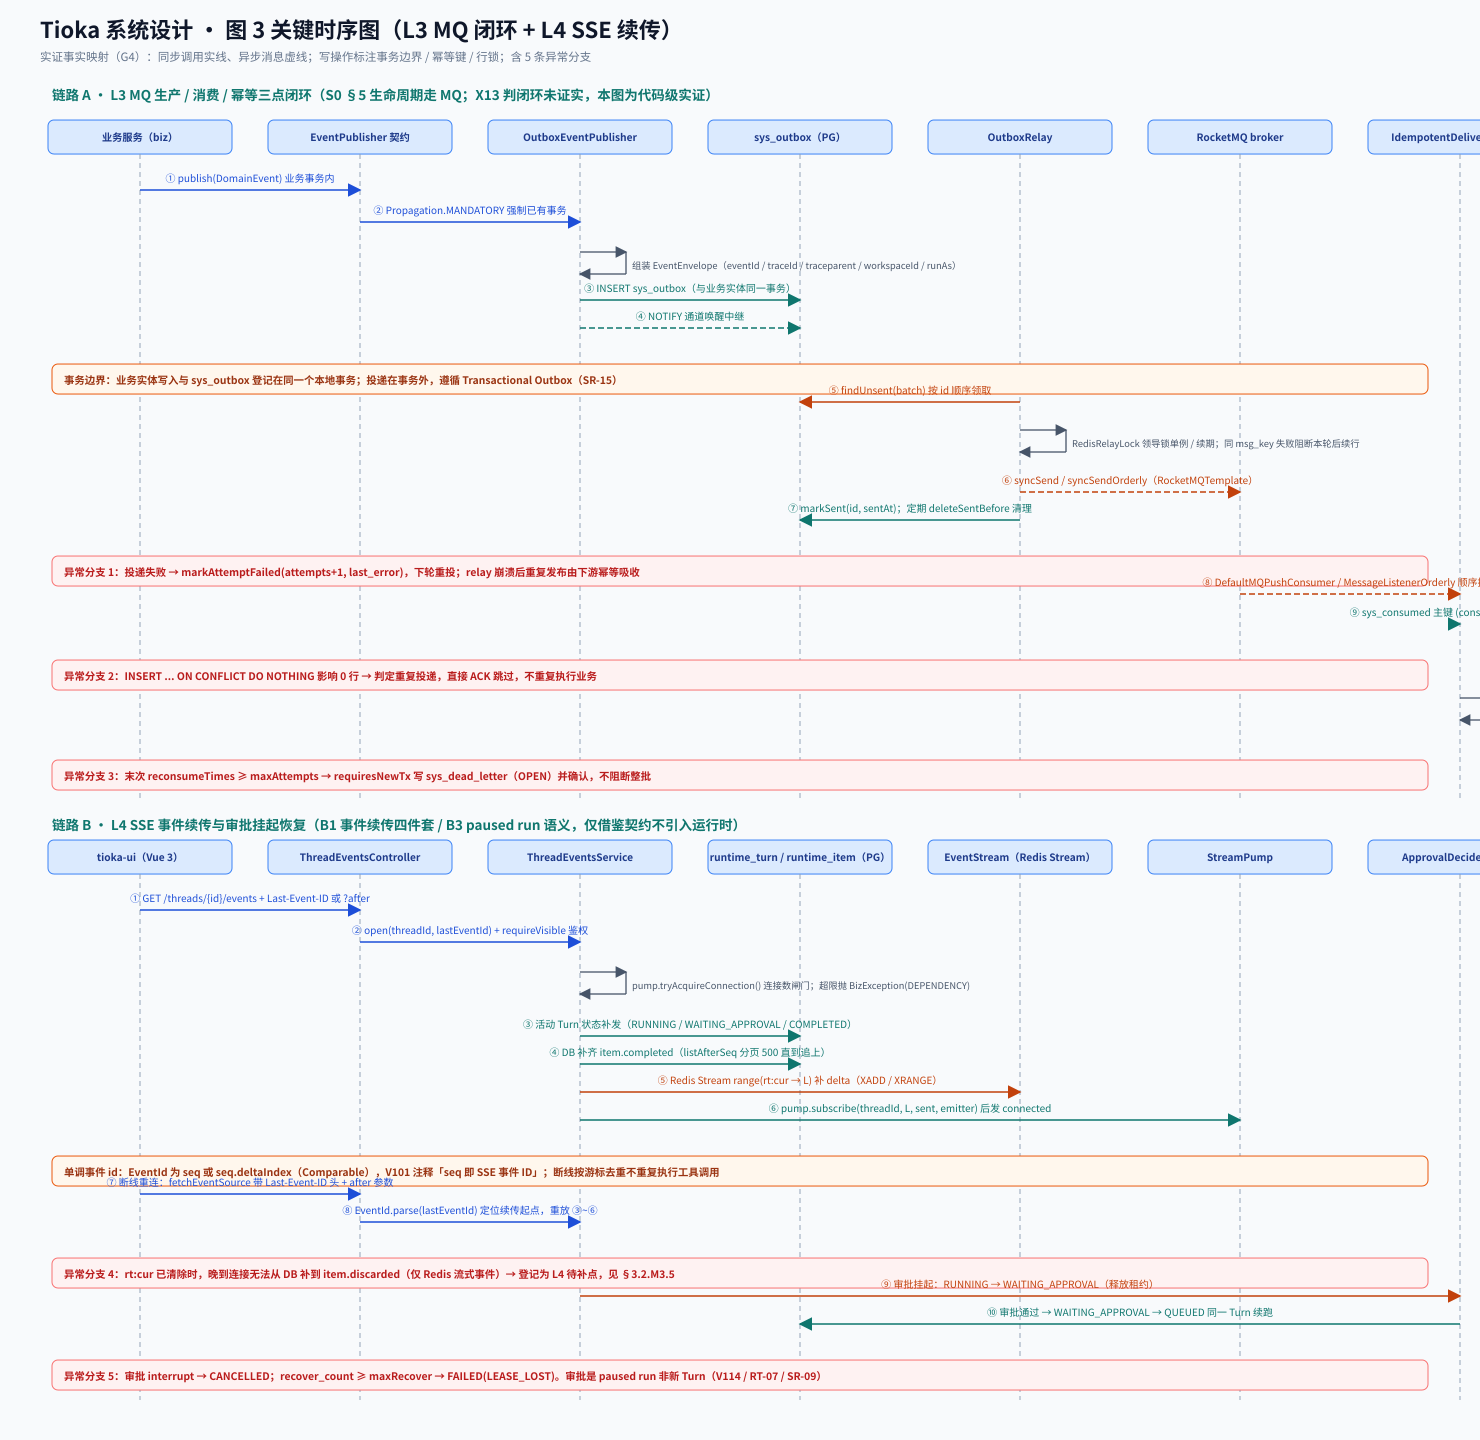

Recreate this plot in Python.
#!/usr/bin/env python3
# -*- coding: utf-8 -*-
"""图 3 · 关键时序图（G4 系统设计，P0 的 L3 与 L4 链路，含异常分支）

场景识别：关键时序图 / 流程图。工具：Python 标准库零依赖 SVG（编排层 G3 已锁定方案）。
横向参与者分层：前端 / 后端 Controller / 应用服务 / 中间件（PG / Redis / RocketMQ）/ framework。
上半：L3 MQ 生产 → Outbox → Relay → Broker → 幂等消费（异常进死信）。
下半：L4 SSE 首连与 Last-Event-ID 断线续传 + 审批挂起恢复（不新开 Turn）。
异常分支：投递失败 markAttemptFailed / 消费重复 sys_consumed 命中跳过 / 末次失败写 sys_dead_letter /
         审批 interrupt 转 CANCELLED / SSE 连接数满返回 DEPENDENCY 错误码。
"""
import os
import sys

sys.path.insert(0, os.path.dirname(os.path.dirname(os.path.abspath(__file__))))
from _svgkit import Canvas  # noqa: E402

W, H = 1480, 1440
OUT = os.path.dirname(os.path.abspath(__file__))
c = Canvas(W, H,
           "Tioka 系统设计 · 图 3 关键时序图（L3 MQ 闭环 + L4 SSE 续传）",
           "实证事实映射（G4）：同步调用实线、异步消息虚线；写操作标注事务边界 / 幂等键 / 行锁；含 5 条异常分支")


def lifelines(names, top, bottom):
    xs = [140 + i * 220 for i in range(len(names))]
    for x, n in zip(xs, names):
        c.rect(x - 92, top - 30, 184, 34, "#dbeafe", "#3b82f6", rx=6, sw=1)
        c.text(x, top - 9, n, size=10.2, color="#1e3a8a", weight="bold", anchor="middle")
        c.p.append(f'<line x1="{x}" y1="{top + 4}" x2="{x}" y2="{bottom}" stroke="#94a3b8" '
                   f'stroke-width="1" stroke-dasharray="5,4"/>')
    return xs


def msg(xs, i, j, y, label, color="#475569", dash=None, marker="ah", lsize=10):
    x1, x2 = xs[i], xs[j]
    c.arrow(x1, y, x2, y, color=color, sw=1.5, dash=dash, marker=marker)
    c.text((x1 + x2) / 2, y - 8, label, size=lsize, color=color, anchor="middle")


def selfcall(xs, i, y, label, color="#475569"):
    x = xs[i]
    c.arrow(x, y, x + 46, y, color=color, sw=1.3)
    c.p.append(f'<line x1="{x + 46}" y1="{y}" x2="{x + 46}" y2="{y + 22}" stroke="{color}" stroke-width="1.3"/>')
    c.arrow(x + 46, y + 22, x, y + 22, color=color, sw=1.3)
    c.text(x + 52, y + 17, label, size=9.3, color=color)


def note(y, label, x=52, w=None, color="#9a3412", fill="#fff7ed", stroke="#ea580c"):
    w = w or W - 104
    c.rect(x, y, w, 30, fill, stroke, rx=6, sw=1)
    c.text(x + 12, y + 20, label, size=10.4, color=color, weight="bold")


# ══ 上半：L3 MQ 生产-消费闭环 ═══════════════════════
c.text(52, 100, "链路 A · L3 MQ 生产 / 消费 / 幂等三点闭环（S0 §5 生命周期走 MQ；X13 判闭环未证实，本图为代码级实证）",
       size=13.5, color="#0f766e", weight="bold")
namesA = ["业务服务（biz）", "EventPublisher 契约", "OutboxEventPublisher", "sys_outbox（PG）", "OutboxRelay", "RocketMQ broker", "IdempotentDeliveryService"]
topA, botA = 150, 800
xsA = lifelines(namesA, topA, botA)

msg(xsA, 0, 1, 190, "① publish(DomainEvent) 业务事务内", color="#1d4ed8", marker="ahb")
msg(xsA, 1, 2, 222, "② Propagation.MANDATORY 强制已有事务", color="#1d4ed8", marker="ahb")
selfcall(xsA, 2, 252, "组装 EventEnvelope（eventId / traceId / traceparent / workspaceId / runAs）")
msg(xsA, 2, 3, 300, "③ INSERT sys_outbox（与业务实体同一事务）", color="#0f766e", marker="ahg")
msg(xsA, 2, 3, 328, "④ NOTIFY 通道唤醒中继", color="#0f766e", dash="6,3", marker="ahg")
note(364, "事务边界：业务实体写入与 sys_outbox 登记在同一个本地事务；投递在事务外，遵循 Transactional Outbox（SR-15）")
msg(xsA, 4, 3, 402, "⑤ findUnsent(batch) 按 id 顺序领取", color="#c2410c", marker="aho")
selfcall(xsA, 4, 430, "RedisRelayLock 领导锁单例 / 续期；同 msg_key 失败阻断本轮后续行")
msg(xsA, 4, 5, 492, "⑥ syncSend / syncSendOrderly（RocketMQTemplate）", color="#c2410c", dash="6,3", marker="aho")
msg(xsA, 4, 3, 520, "⑦ markSent(id, sentAt)；定期 deleteSentBefore 清理", color="#0f766e", marker="ahg")
note(556, "异常分支 1：投递失败 → markAttemptFailed(attempts+1, last_error)，下轮重投；relay 崩溃后重复发布由下游幂等吸收",
     color="#b91c1c", fill="#fef2f2", stroke="#f87171")
msg(xsA, 5, 6, 594, "⑧ DefaultMQPushConsumer / MessageListenerOrderly 顺序推送", color="#c2410c", dash="6,3", marker="aho")
msg(xsA, 6, 6, 624, "⑨ sys_consumed 主键 (consumer, eventId) 去重", color="#0f766e", marker="ahg")
note(660, "异常分支 2：INSERT ... ON CONFLICT DO NOTHING 影响 0 行 → 判定重复投递，直接 ACK 跳过，不重复执行业务",
     color="#b91c1c", fill="#fef2f2", stroke="#f87171")
selfcall(xsA, 6, 698, "W3C traceparent 提取 → runAs 身份 → requiredTx 内 dispatch 到 6 个 Consumer.handle")
note(760, "异常分支 3：末次 reconsumeTimes ≥ maxAttempts → requiresNewTx 写 sys_dead_letter（OPEN）并确认，不阻断整批",
     color="#b91c1c", fill="#fef2f2", stroke="#f87171")

# ══ 下半：L4 SSE 续传与审批恢复 ═════════════════════
c.text(52, 830, "链路 B · L4 SSE 事件续传与审批挂起恢复（B1 事件续传四件套 / B3 paused run 语义，仅借鉴契约不引入运行时）",
       size=13.5, color="#0f766e", weight="bold")
namesB = ["tioka-ui（Vue 3）", "ThreadEventsController", "ThreadEventsService", "runtime_turn / runtime_item（PG）", "EventStream（Redis Stream）", "StreamPump", "ApprovalDecideService"]
topB, botB = 870, 1400
xsB = lifelines(namesB, topB, botB)

msg(xsB, 0, 1, 910, "① GET /threads/{id}/events + Last-Event-ID 或 ?after", color="#1d4ed8", marker="ahb")
msg(xsB, 1, 2, 942, "② open(threadId, lastEventId) + requireVisible 鉴权", color="#1d4ed8", marker="ahb")
selfcall(xsB, 2, 972, "pump.tryAcquireConnection() 连接数闸门；超限抛 BizException(DEPENDENCY)")
msg(xsB, 2, 3, 1036, "③ 活动 Turn 状态补发（RUNNING / WAITING_APPROVAL / COMPLETED）", color="#0f766e", marker="ahg")
msg(xsB, 2, 3, 1064, "④ DB 补齐 item.completed（listAfterSeq 分页 500 直到追上）", color="#0f766e", marker="ahg")
msg(xsB, 2, 4, 1092, "⑤ Redis Stream range(rt:cur → L) 补 delta（XADD / XRANGE）", color="#c2410c", marker="aho")
msg(xsB, 2, 5, 1120, "⑥ pump.subscribe(threadId, L, sent, emitter) 后发 connected", color="#0f766e", marker="ahg")
note(1156, "单调事件 id：EventId 为 seq 或 seq.deltaIndex（Comparable），V101 注释「seq 即 SSE 事件 ID」；断线按游标去重不重复执行工具调用")
msg(xsB, 0, 1, 1194, "⑦ 断线重连：fetchEventSource 带 Last-Event-ID 头 + after 参数", color="#1d4ed8", marker="ahb")
msg(xsB, 1, 2, 1222, "⑧ EventId.parse(lastEventId) 定位续传起点，重放 ③~⑥", color="#1d4ed8", marker="ahb")
note(1258, "异常分支 4：rt:cur 已清除时，晚到连接无法从 DB 补到 item.discarded（仅 Redis 流式事件）→ 登记为 L4 待补点，见 §3.2.M3.5",
     color="#b91c1c", fill="#fef2f2", stroke="#f87171")
msg(xsB, 2, 6, 1296, "⑨ 审批挂起：RUNNING → WAITING_APPROVAL（释放租约）", color="#c2410c", marker="aho")
msg(xsB, 6, 3, 1324, "⑩ 审批通过 → WAITING_APPROVAL → QUEUED 同一 Turn 续跑", color="#0f766e", marker="ahg")
note(1360, "异常分支 5：审批 interrupt → CANCELLED；recover_count ≥ maxRecover → FAILED(LEASE_LOST)。审批是 paused run 非新 Turn（V114 / RT-07 / SR-09）",
     color="#b91c1c", fill="#fef2f2", stroke="#f87171")

path = c.save(os.path.join(OUT, "system-sequence.svg"))
print("生成:", path)
